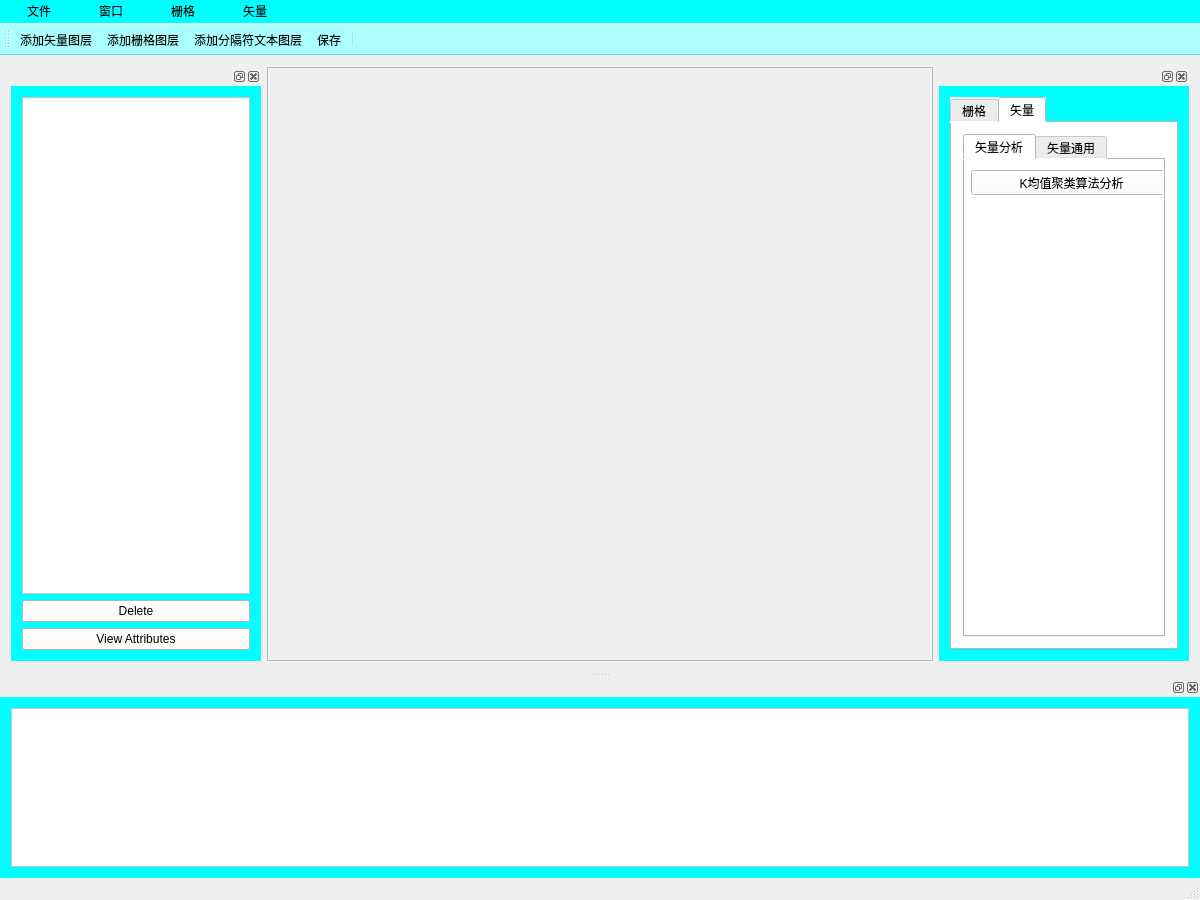
<?xml version="1.0" encoding="UTF-8"?>
<ui version="4.0">
 <class>AoGISClass</class>
 <widget class="QMainWindow" name="AoGISClass">
  <property name="geometry">
   <rect>
    <x>0</x>
    <y>0</y>
    <width>1200</width>
    <height>900</height>
   </rect>
  </property>
  <property name="minimumSize">
   <size>
    <width>1200</width>
    <height>900</height>
   </size>
  </property>
  <property name="windowTitle">
   <string>AoGIS</string>
  </property>
  <property name="styleSheet">
   <string notr="true"/>
  </property>
  <widget class="QWidget" name="centralWidget">
   <layout class="QHBoxLayout" name="horizontalLayout">
    <item>
     <widget class="QDockWidget" name="leftDock">
      <property name="minimumSize">
       <size>
        <width>189</width>
        <height>159</height>
       </size>
      </property>
      <property name="maximumSize">
       <size>
        <width>250</width>
        <height>524287</height>
       </size>
      </property>
      <property name="styleSheet">
       <string notr="true">background-color: rgb(0, 255, 255);</string>
      </property>
      <widget class="QWidget" name="dockWidgetContents_3">
       <layout class="QVBoxLayout" name="verticalLayout_2">
        <item>
         <widget class="QListView" name="listView">
          <property name="styleSheet">
           <string notr="true">background-color: rgb(255, 255, 255);</string>
          </property>
         </widget>
        </item>
        <item>
         <widget class="QPushButton" name="deleteButton">
          <property name="styleSheet">
           <string notr="true">background-color: rgb(255, 255, 255);</string>
          </property>
          <property name="text">
           <string>Delete</string>
          </property>
         </widget>
        </item>
        <item>
         <widget class="QPushButton" name="viewVectorLayerAttributes">
          <property name="styleSheet">
           <string notr="true">background-color: rgb(255, 255, 255);</string>
          </property>
          <property name="text">
           <string>View Attributes</string>
          </property>
         </widget>
        </item>
       </layout>
      </widget>
     </widget>
    </item>
    <item>
     <widget class="QScrollArea" name="scrollArea">
      <property name="minimumSize">
       <size>
        <width>0</width>
        <height>400</height>
       </size>
      </property>
      <property name="widgetResizable">
       <bool>true</bool>
      </property>
      <widget class="QWidget" name="scrollAreaWidgetContents">
       <property name="geometry">
        <rect>
         <x>0</x>
         <y>0</y>
         <width>668</width>
         <height>589</height>
        </rect>
       </property>
      </widget>
     </widget>
    </item>
    <item>
     <widget class="QDockWidget" name="rightDock">
      <property name="enabled">
       <bool>true</bool>
      </property>
      <property name="minimumSize">
       <size>
        <width>200</width>
        <height>256</height>
       </size>
      </property>
      <property name="maximumSize">
       <size>
        <width>250</width>
        <height>524287</height>
       </size>
      </property>
      <property name="styleSheet">
       <string notr="true">background-color: rgb(0, 255, 255);</string>
      </property>
      <property name="floating">
       <bool>false</bool>
      </property>
      <widget class="QWidget" name="dockWidgetContents_4">
       <layout class="QVBoxLayout" name="verticalLayout_3">
        <item>
         <widget class="QTabWidget" name="tabWidget">
          <property name="styleSheet">
           <string notr="true">background-color: rgb(255, 255, 255);</string>
          </property>
          <property name="tabPosition">
           <enum>QTabWidget::TabPosition::North</enum>
          </property>
          <property name="currentIndex">
           <number>1</number>
          </property>
          <widget class="QWidget" name="rasterTab">
           <attribute name="icon">
            <iconset resource="AoGIS.qrc">
             <normaloff>:/AoGIS/res/raster.png</normaloff>:/AoGIS/res/raster.png</iconset>
           </attribute>
           <attribute name="title">
            <string>栅格</string>
           </attribute>
           <layout class="QVBoxLayout" name="verticalLayout_6">
            <item>
             <widget class="QTabWidget" name="rasterTabInside">
              <property name="currentIndex">
               <number>0</number>
              </property>
              <widget class="QWidget" name="rasterAnalysisTab">
               <attribute name="icon">
                <iconset resource="AoGIS.qrc">
                 <normaloff>:/AoGIS/res/rasterAnalysis.png</normaloff>:/AoGIS/res/rasterAnalysis.png</iconset>
               </attribute>
               <attribute name="title">
                <string>栅格分析</string>
               </attribute>
               <widget class="QPushButton" name="rasterLayerStatisticsButton">
                <property name="geometry">
                 <rect>
                  <x>6</x>
                  <y>10</y>
                  <width>201</width>
                  <height>25</height>
                 </rect>
                </property>
                <property name="text">
                 <string>栅格图层统计</string>
                </property>
                <property name="icon">
                 <iconset resource="AoGIS.qrc">
                  <normaloff>:/AoGIS/res/rasterLayerStatistics.png</normaloff>:/AoGIS/res/rasterLayerStatistics.png</iconset>
                </property>
               </widget>
              </widget>
             </widget>
            </item>
           </layout>
          </widget>
          <widget class="QWidget" name="vectorTab">
           <attribute name="icon">
            <iconset resource="AoGIS.qrc">
             <normaloff>:/AoGIS/res/vector.png</normaloff>:/AoGIS/res/vector.png</iconset>
           </attribute>
           <attribute name="title">
            <string>矢量</string>
           </attribute>
           <layout class="QVBoxLayout" name="verticalLayout_7">
            <item>
             <widget class="QTabWidget" name="vectorTabInside">
              <property name="currentIndex">
               <number>0</number>
              </property>
              <widget class="QWidget" name="vectorAnalysisTab">
               <attribute name="icon">
                <iconset resource="AoGIS.qrc">
                 <normaloff>:/AoGIS/res/vectorAnalysis.png</normaloff>:/AoGIS/res/vectorAnalysis.png</iconset>
               </attribute>
               <attribute name="title">
                <string>矢量分析</string>
               </attribute>
               <widget class="QPushButton" name="KAlgorithmButton">
                <property name="geometry">
                 <rect>
                  <x>6</x>
                  <y>10</y>
                  <width>201</width>
                  <height>25</height>
                 </rect>
                </property>
                <property name="text">
                 <string>K均值聚类算法分析</string>
                </property>
                <property name="icon">
                 <iconset resource="AoGIS.qrc">
                  <normaloff>:/AoGIS/res/KAlgorithm.png</normaloff>:/AoGIS/res/KAlgorithm.png</iconset>
                </property>
               </widget>
              </widget>
              <widget class="QWidget" name="vectorGeneralityTab">
               <attribute name="icon">
                <iconset resource="AoGIS.qrc">
                 <normaloff>:/AoGIS/res/vectorGenerality.png</normaloff>:/AoGIS/res/vectorGenerality.png</iconset>
               </attribute>
               <attribute name="title">
                <string>矢量通用</string>
               </attribute>
               <widget class="QPushButton" name="locationLinkPropertyButton">
                <property name="geometry">
                 <rect>
                  <x>6</x>
                  <y>10</y>
                  <width>201</width>
                  <height>25</height>
                 </rect>
                </property>
                <property name="text">
                 <string>按位置连接属性</string>
                </property>
                <property name="icon">
                 <iconset resource="AoGIS.qrc">
                  <normaloff>:/AoGIS/res/locationLinkProperty.png</normaloff>:/AoGIS/res/locationLinkProperty.png</iconset>
                </property>
               </widget>
              </widget>
             </widget>
            </item>
           </layout>
          </widget>
         </widget>
        </item>
       </layout>
      </widget>
     </widget>
    </item>
   </layout>
  </widget>
  <widget class="QMenuBar" name="menuBar">
   <property name="geometry">
    <rect>
     <x>0</x>
     <y>0</y>
     <width>1200</width>
     <height>33</height>
    </rect>
   </property>
   <property name="styleSheet">
    <string notr="true">background-color: rgb(0, 255, 255);</string>
   </property>
   <widget class="QMenu" name="file">
    <property name="title">
     <string>     文件     </string>
    </property>
    <widget class="QMenu" name="openFile">
     <property name="title">
      <string>打开</string>
     </property>
     <property name="icon">
      <iconset resource="AoGIS.qrc">
       <normaloff>:/AoGIS/res/openFile.png</normaloff>:/AoGIS/res/openFile.png</iconset>
     </property>
     <addaction name="openVector"/>
     <addaction name="openRaster"/>
     <addaction name="openText"/>
    </widget>
    <addaction name="openFile"/>
    <addaction name="saveFile"/>
   </widget>
   <widget class="QMenu" name="windows">
    <property name="title">
     <string>     窗口     </string>
    </property>
    <addaction name="openLayerManagement"/>
    <addaction name="openToolBox"/>
    <addaction name="openLog"/>
   </widget>
   <widget class="QMenu" name="raster">
    <property name="title">
     <string>     栅格     </string>
    </property>
    <widget class="QMenu" name="rasterAnalysis">
     <property name="title">
      <string>栅格分析</string>
     </property>
     <property name="icon">
      <iconset resource="AoGIS.qrc">
       <normaloff>:/AoGIS/res/rasterAnalysis.png</normaloff>:/AoGIS/res/rasterAnalysis.png</iconset>
     </property>
     <addaction name="rasterLayerStatistics"/>
    </widget>
    <addaction name="rasterAnalysis"/>
   </widget>
   <widget class="QMenu" name="vector">
    <property name="title">
     <string>     矢量     </string>
    </property>
    <widget class="QMenu" name="vectorAnalysis">
     <property name="title">
      <string>矢量分析</string>
     </property>
     <property name="icon">
      <iconset resource="AoGIS.qrc">
       <normaloff>:/AoGIS/res/vectorAnalysis.png</normaloff>:/AoGIS/res/vectorAnalysis.png</iconset>
     </property>
     <addaction name="KAlgorithmAnalysis"/>
    </widget>
    <widget class="QMenu" name="vectorGenerality">
     <property name="title">
      <string>矢量通用</string>
     </property>
     <property name="icon">
      <iconset resource="AoGIS.qrc">
       <normaloff>:/AoGIS/res/vectorGenerality.png</normaloff>:/AoGIS/res/vectorGenerality.png</iconset>
     </property>
     <addaction name="locationLinkProperty"/>
    </widget>
    <addaction name="vectorAnalysis"/>
    <addaction name="vectorGenerality"/>
   </widget>
   <addaction name="file"/>
   <addaction name="windows"/>
   <addaction name="raster"/>
   <addaction name="vector"/>
  </widget>
  <widget class="QToolBar" name="mainToolBar">
   <property name="styleSheet">
    <string notr="true">background-color: rgb(170, 255, 255);</string>
   </property>
   <attribute name="toolBarArea">
    <enum>TopToolBarArea</enum>
   </attribute>
   <attribute name="toolBarBreak">
    <bool>false</bool>
   </attribute>
   <addaction name="openVector"/>
   <addaction name="openRaster"/>
   <addaction name="openText"/>
   <addaction name="saveFile"/>
   <addaction name="separator"/>
  </widget>
  <widget class="QDockWidget" name="bottomDock">
   <property name="minimumSize">
    <size>
     <width>79</width>
     <height>150</height>
    </size>
   </property>
   <property name="maximumSize">
    <size>
     <width>524287</width>
     <height>200</height>
    </size>
   </property>
   <property name="styleSheet">
    <string notr="true">background-color: rgb(0, 255, 255);</string>
   </property>
   <attribute name="dockWidgetArea">
    <number>8</number>
   </attribute>
   <widget class="QWidget" name="dockWidgetContents_7">
    <layout class="QVBoxLayout" name="verticalLayout">
     <item>
      <widget class="QTextEdit" name="log">
       <property name="styleSheet">
        <string notr="true">background-color: rgb(255, 255, 255);</string>
       </property>
       <property name="readOnly">
        <bool>true</bool>
       </property>
      </widget>
     </item>
    </layout>
   </widget>
  </widget>
  <widget class="QStatusBar" name="statusBar"/>
  <action name="saveFile">
   <property name="icon">
    <iconset resource="AoGIS.qrc">
     <normaloff>:/AoGIS/res/saveFile.png</normaloff>:/AoGIS/res/saveFile.png</iconset>
   </property>
   <property name="text">
    <string>保存</string>
   </property>
  </action>
  <action name="openVector">
   <property name="icon">
    <iconset resource="AoGIS.qrc">
     <normaloff>:/AoGIS/res/vector.png</normaloff>:/AoGIS/res/vector.png</iconset>
   </property>
   <property name="text">
    <string>添加矢量图层</string>
   </property>
  </action>
  <action name="openRaster">
   <property name="icon">
    <iconset resource="AoGIS.qrc">
     <normaloff>:/AoGIS/res/raster.png</normaloff>:/AoGIS/res/raster.png</iconset>
   </property>
   <property name="text">
    <string>添加栅格图层</string>
   </property>
  </action>
  <action name="openText">
   <property name="icon">
    <iconset resource="AoGIS.qrc">
     <normaloff>:/AoGIS/res/text.png</normaloff>:/AoGIS/res/text.png</iconset>
   </property>
   <property name="text">
    <string>添加分隔符文本图层</string>
   </property>
  </action>
  <action name="openLayerManagement">
   <property name="text">
    <string>打开图层管理器</string>
   </property>
  </action>
  <action name="openToolBox">
   <property name="text">
    <string>打开工具箱</string>
   </property>
  </action>
  <action name="openLog">
   <property name="text">
    <string>打开程序执行日志</string>
   </property>
  </action>
  <action name="rasterLayerStatistics">
   <property name="icon">
    <iconset resource="AoGIS.qrc">
     <normaloff>:/AoGIS/res/rasterLayerStatistics.png</normaloff>:/AoGIS/res/rasterLayerStatistics.png</iconset>
   </property>
   <property name="text">
    <string>栅格图层统计</string>
   </property>
  </action>
  <action name="KAlgorithmAnalysis">
   <property name="icon">
    <iconset resource="AoGIS.qrc">
     <normaloff>:/AoGIS/res/KAlgorithm.png</normaloff>:/AoGIS/res/KAlgorithm.png</iconset>
   </property>
   <property name="text">
    <string>K均值聚类算法分析</string>
   </property>
  </action>
  <action name="locationLinkProperty">
   <property name="icon">
    <iconset resource="AoGIS.qrc">
     <normaloff>:/AoGIS/res/locationLinkProperty.png</normaloff>:/AoGIS/res/locationLinkProperty.png</iconset>
   </property>
   <property name="text">
    <string>按位置连接属性</string>
   </property>
  </action>
 </widget>
 <layoutdefault spacing="6" margin="11"/>
 <resources>
  <include location="AoGIS.qrc"/>
  <include location="AoGIS.qrc"/>
 </resources>
 <connections/>
</ui>
